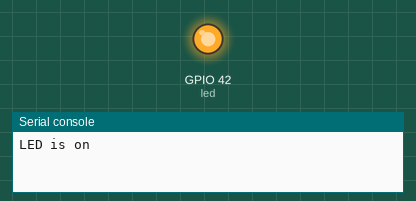
Recording of a program running on a simulated ESP32 board running MicroPython. On the bench: output pins drawn as LEDs (lit = HIGH), the last lines printed to the serial console.

Above: at 1.0 s.
At 3.0 s:
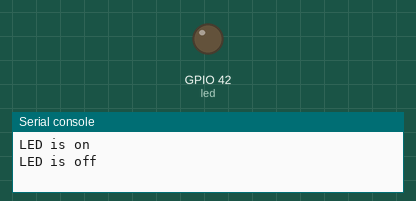
Timing chart, 0 to 5.2 s (numbered marks = the images above):
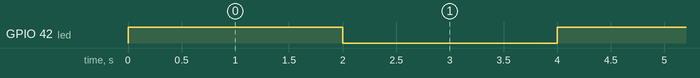

The program:

main.py
```python
# main.py
# micropython for esp32s3 devkitc-1 v0.1
# Himanshu Tripathi

# blink the led connected with D42 pin

import machine
import time

# object for led
led = machine.Pin(42, machine.Pin.OUT)

def led_blink():
    # toggle the led state
    led.value(not led.value())
    # print the message
    print("LED is on" if led.value() else "LED is off")
    # sleep for 2 sec
    time.sleep(2)

if __name__ == "__main__":
    while True:
        try:
            led_blink()
        except KeyboardInterrupt:
            print("Exit")
            break


    
```

Measured:
- by itself, GPIO 42 (led): alternates HIGH for 2.0 s and LOW for 2.0 s
